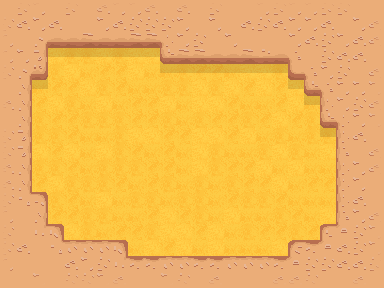

A level layout from a 2D game, rendered from its tile map. Below: a short description, then the map file with its tile-grid data intact:
An orthogonal 24x18 tile map with 16x16 px tiles, 4 tile layers (ground, walls, doors, fog) and 9 objects.

<map version="1.0" tiledversion="1.1.6" orientation="orthogonal" renderorder="right-down" width="24" height="18" tilewidth="16" tileheight="16" infinite="0" backgroundcolor="#ebad78" nextobjectid="30">
 <properties>
  <property name="entities_render_layer" type="int" value="4" />
 </properties>
 <tileset firstgid="1" source="new_desert.tsx" />
 <layer name="ground" width="24" height="18">
  <properties>
   <property name="render_layer" type="int" value="0" />
  </properties>
  <data encoding="csv">
3,4,1,1,2,3,4,3,1,4,2,3,3,2,2,4,3,4,4,2,1,4,4,2,
4,3,2,3,3,4,2,2,4,1,4,4,4,4,3,4,3,4,3,4,4,2,3,3,
4,1,4,1,2,1,3,4,4,2,2,1,4,4,1,4,4,1,3,1,1,3,3,2,
4,2,1,5,6,6,5,6,5,5,4,1,3,4,1,2,1,1,4,2,4,3,4,3,
4,1,4,2,1,3,4,4,1,3,7,6,8,8,1,1,3,3,2,4,1,4,1,4,
7,7,7,4,4,1,2,4,3,3,2,2,1,2,1,4,1,4,5,2,2,1,4,2,
3,3,4,1,2,3,1,3,4,4,1,3,1,1,4,3,3,4,1,7,3,2,3,3,
4,2,2,4,4,2,2,2,4,4,2,3,2,4,4,2,4,1,4,2,3,4,4,4,
2,4,2,2,4,3,3,2,1,1,4,4,1,1,4,1,3,2,3,2,6,4,3,4,
2,4,1,4,1,3,1,2,4,3,4,3,1,2,3,3,2,1,2,3,1,4,1,2,
2,4,2,2,4,3,2,2,2,4,4,3,1,2,4,4,1,3,1,3,3,7,8,5,
1,3,4,1,2,2,2,4,3,4,2,3,2,3,2,4,4,1,3,4,4,3,2,3,
4,4,1,2,4,3,1,3,2,2,3,2,2,3,4,2,2,4,3,3,3,2,2,4,
2,1,4,4,4,2,2,3,3,4,1,4,2,3,1,3,3,2,4,3,1,3,3,3,
2,3,2,3,1,2,3,4,4,2,1,1,4,1,3,2,4,4,2,4,3,4,3,4,
1,3,4,1,3,3,2,3,3,1,4,1,3,1,3,3,3,1,4,4,3,1,1,4,
4,1,1,3,4,3,2,4,4,2,2,3,4,4,4,4,3,4,3,3,4,3,4,4,
1,2,3,4,1,1,2,3,3,4,2,4,3,4,4,3,4,4,4,4,1,3,4,2
</data>
 </layer>
 <layer name="walls" width="24" height="18">
  <properties>
   <property name="render_layer" type="int" value="1" />
  </properties>
  <data encoding="csv">
17,20,19,17,20,17,18,19,19,18,17,18,17,25,0,0,0,0,27,19,20,20,17,17,
20,18,19,18,17,17,19,18,20,20,20,19,17,26,0,0,0,0,27,19,18,17,19,18,
19,17,33,9,9,10,9,9,10,10,36,19,20,25,0,0,0,0,27,18,20,19,18,18,
19,19,26,0,0,0,0,0,0,0,14,10,10,13,0,0,0,0,27,17,20,18,18,17,
9,9,12,0,0,0,0,0,0,0,0,0,0,0,0,0,0,0,15,35,19,20,17,18,
0,0,0,0,0,0,0,0,0,0,0,0,0,0,0,0,0,0,0,14,35,19,19,19,
0,0,0,0,0,0,0,0,0,0,0,0,0,0,0,0,0,0,0,0,28,19,20,18,
0,0,0,0,0,0,0,0,0,0,0,0,0,0,0,0,0,0,0,0,14,36,19,19,
0,0,0,0,0,0,0,0,0,0,0,0,0,0,0,0,0,0,0,0,0,28,18,17,
41,49,0,0,0,0,0,0,0,0,0,0,0,0,0,0,0,0,0,0,0,14,9,11,
18,25,0,0,0,0,0,0,0,0,0,0,0,0,0,0,0,0,0,0,0,0,0,0,
18,25,0,0,0,0,0,0,0,0,0,0,0,0,0,0,0,0,0,0,0,0,0,0,
20,57,49,0,0,0,0,0,0,0,0,0,0,0,0,0,0,0,0,0,0,0,0,0,
19,17,25,0,0,0,0,0,0,0,0,0,0,0,0,0,0,0,0,0,0,0,0,0,
20,17,58,50,0,0,0,0,0,0,0,0,0,0,0,0,0,0,0,0,52,42,42,42,
20,18,17,57,42,42,42,50,0,0,0,0,0,0,0,0,0,0,51,41,59,18,20,19,
19,17,17,17,18,19,20,26,0,0,0,0,52,41,42,42,42,41,59,20,20,18,18,20,
17,17,19,17,20,20,19,26,0,0,0,0,27,18,17,17,17,18,18,20,17,17,18,17
</data>
 </layer>
 <layer name="doors" width="24" height="18">
  <properties>
   <property name="render_layer" type="int" value="2" />
  </properties>
  <data encoding="csv">
0,0,0,0,0,0,0,0,0,0,0,0,0,20,17,17,19,20,19,0,0,0,0,0,
0,0,0,0,0,0,0,0,0,0,0,0,0,19,17,18,20,18,19,0,0,0,0,0,
0,0,0,0,0,0,0,0,0,0,0,0,0,17,19,17,17,17,19,0,0,0,0,0,
0,0,0,0,0,0,0,0,0,0,0,0,0,9,9,10,11,9,35,0,0,0,0,0,
20,33,0,0,0,0,0,0,0,0,0,0,0,0,7,5,5,6,0,0,0,0,0,0,
17,25,0,0,0,0,0,0,0,0,0,0,0,0,0,0,0,0,0,0,0,0,0,0,
18,25,0,0,0,0,0,0,0,0,0,0,0,0,0,0,0,0,0,0,0,0,0,0,
17,25,0,0,0,0,0,0,0,0,0,0,0,0,0,0,0,0,0,0,0,0,0,0,
20,26,0,0,0,0,0,0,0,0,0,0,0,0,0,0,0,0,0,0,0,0,0,0,
20,26,0,0,0,0,0,0,0,0,0,0,0,0,0,0,0,0,0,0,0,27,17,18,
0,0,0,0,0,0,0,0,0,0,0,0,0,0,0,0,0,0,0,0,0,28,19,18,
0,0,0,0,0,0,0,0,0,0,0,0,0,0,0,0,0,0,0,0,0,28,19,17,
0,0,0,0,0,0,0,0,0,0,0,0,0,0,0,0,0,0,0,0,0,28,18,17,
0,0,0,0,0,0,0,0,0,0,0,0,0,0,0,0,0,0,0,0,0,27,19,18,
0,0,0,0,0,0,0,0,0,0,0,0,0,0,0,0,0,0,0,0,0,59,20,19,
0,0,0,0,0,0,0,0,0,0,0,0,0,0,0,0,0,0,0,0,0,0,0,0,
0,0,0,0,0,0,0,58,41,41,42,42,41,0,0,0,0,0,0,0,0,0,0,0,
0,0,0,0,0,0,0,18,17,17,19,20,17,0,0,0,0,0,0,0,0,0,0,0
</data>
 </layer>
 <objectgroup name="doors">
  <properties>
   <property name="layer" type="int" value="3" />
   <property name="type" value="doors" />
  </properties>
  <object id="23" x="208" y="0" width="96" height="80">
   <properties>
    <property name="way" value="up" />
   </properties>
  </object>
  <object id="24" x="336" y="144" width="48" height="96">
   <properties>
    <property name="way" value="right" />
   </properties>
  </object>
  <object id="25" x="112" y="256" width="96" height="32">
   <properties>
    <property name="way" value="down" />
   </properties>
  </object>
  <object id="27" x="0" y="64" width="32" height="96">
   <properties>
    <property name="way" value="left" />
   </properties>
  </object>
 </objectgroup>
 <objectgroup name="trigs">
  <properties>
   <property name="type" value="triggers" />
  </properties>
  <object id="18" x="384" y="160" width="16" height="64">
   <properties>
    <property name="code">return function (self, obj)
  ROOMS:move(1, 0, obj)
end</property>
   </properties>
  </object>
  <object id="19" x="128" y="288" width="64" height="16">
   <properties>
    <property name="code">return function (self, obj)
  ROOMS:move(0, -1, obj)
end</property>
   </properties>
  </object>
  <object id="20" x="-16" y="80" width="16" height="64">
   <properties>
    <property name="code">return function (self, obj)
  ROOMS:move(-1, 0, obj)
end</property>
   </properties>
  </object>
  <object id="21" x="224" y="-16" width="64" height="16">
   <properties>
    <property name="code">return function (self, obj)
  ROOMS:move(0, 1, obj)
end</property>
   </properties>
  </object>
 </objectgroup>
 <objectgroup name="ents">
  <properties>
   <property name="type" value="entities" />
  </properties>
  <object id="28" x="160" y="144">
   <properties>
    <property name="type_id" value="machinegun" />
   </properties>
   <point />
  </object>
 </objectgroup>
 <layer name="fog" width="24" height="18">
  <properties>
   <property name="render_layer" type="int" value="3" />
  </properties>
  <data encoding="csv">
0,63,63,63,63,63,63,63,63,63,63,63,63,63,63,63,63,63,63,63,63,63,63,0,
62,0,0,0,0,0,0,0,0,0,0,0,0,0,0,0,0,0,0,0,0,0,0,61,
62,0,0,0,0,0,0,0,0,0,0,0,0,0,0,0,0,0,0,0,0,0,0,61,
62,0,0,0,0,0,0,0,0,0,0,0,0,0,0,0,0,0,0,0,0,0,0,61,
62,0,0,0,0,0,0,0,0,0,0,0,0,0,0,0,0,0,0,0,0,0,0,61,
62,0,0,0,0,0,0,0,0,0,0,0,0,0,0,0,0,0,0,0,0,0,0,61,
62,0,0,0,0,0,0,0,0,0,0,0,0,0,0,0,0,0,0,0,0,0,0,61,
62,0,0,0,0,0,0,0,0,0,0,0,0,0,0,0,0,0,0,0,0,0,0,61,
62,0,0,0,0,0,0,0,0,0,0,0,0,0,0,0,0,0,0,0,0,0,0,61,
62,0,0,0,0,0,0,0,0,0,0,0,0,0,0,0,0,0,0,0,0,0,0,61,
62,0,0,0,0,0,0,0,0,0,0,0,0,0,0,0,0,0,0,0,0,0,0,61,
62,0,0,0,0,0,0,0,0,0,0,0,0,0,0,0,0,0,0,0,0,0,0,61,
62,0,0,0,0,0,0,0,0,0,0,0,0,0,0,0,0,0,0,0,0,0,0,61,
62,0,0,0,0,0,0,0,0,0,0,0,0,0,0,0,0,0,0,0,0,0,0,61,
62,0,0,0,0,0,0,0,0,0,0,0,0,0,0,0,0,0,0,0,0,0,0,61,
62,0,0,0,0,0,0,0,0,0,0,0,0,0,0,0,0,0,0,0,0,0,0,61,
62,0,0,0,0,0,0,0,0,0,0,0,0,0,0,0,0,0,0,0,0,0,0,61,
0,64,64,64,64,64,64,64,64,64,64,64,64,64,64,64,64,64,64,64,64,64,64,0
</data>
 </layer>
</map>
